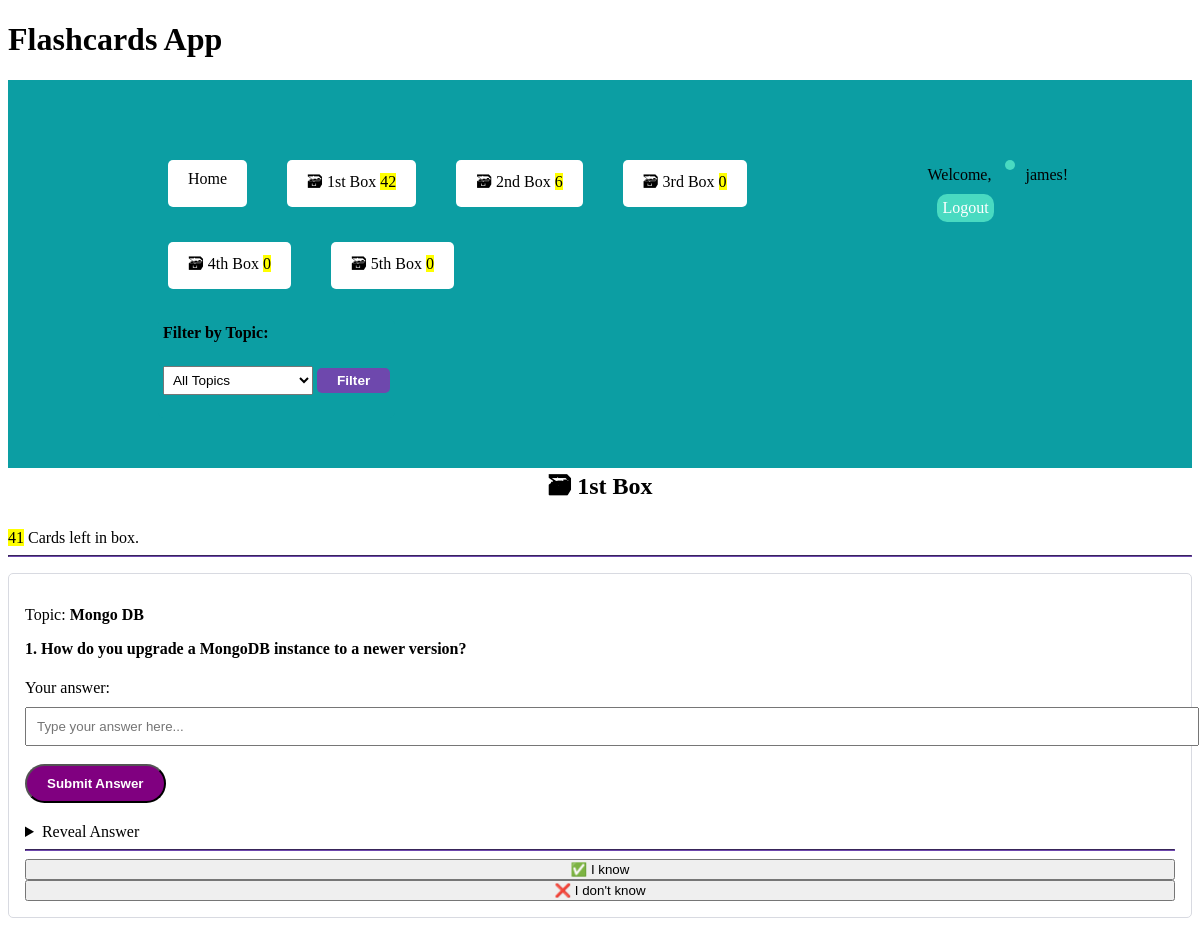
/box/1 (signed in), run on the app's committed database.
### cards/models.py (models this page shows, shortened)
class Card(models.Model):
    question = models.CharField(max_length=100)
    answer = models.CharField(max_length=500)
    box = models.IntegerField(
        choices=zip(BOXES, BOXES),
        default=BOXES[0],
    )
    topic = models.ForeignKey(Topic, on_delete=models.CASCADE)
    date_created = models.DateTimeField(auto_now_add=True)
    user = models.ForeignKey(User, on_delete=models.CASCADE)

class Topic(models.Model):
    name = models.CharField(max_length=100, unique=True)

### cards/views.py (the view, shortened to what this page needs)
class BoxView(CardListView):
    model = Card
    template_name = "cards/box.html"
    form_class = CardCheckForm
    def get_queryset(self):
        self.queryset = Card.objects.filter(box=self.kwargs["box_num"], user=self.request.user)
        topic_id = self.request.GET.get('topic')
        if topic_id:
            self.queryset = self.queryset.filter(topic__id=topic_id)
        return self.queryset
    def get_context_data(self, **kwargs):
        context = super().get_context_data(**kwargs)
        context["box_number"] = self.kwargs["box_num"]  # Current box number
        context["topics"] = Topic.objects.all()
        context['selected_topic'] = self.request.GET.get('topic')
        context['boxes'] = Card.objects.filter(user=self.request.user).values('box').annotate(card_count=Count('id')).order_by('box')
        queryset = self.get_queryset()
        if queryset.exists():
            context["check_card"] = random.choice(queryset)
        return context

### cards/templatetags/cards_tags.py (called while the page is built)
@register.inclusion_tag("cards/box_links.html")
def boxes_as_links():
    boxes = []
    for box_num in BOXES:
        card_count = Card.objects.filter(box=box_num).count()
        boxes.append({
            "number": box_num,
            "card_count": card_count,
        })
    return {"boxes": boxes}

### cards/views.py (called while the page is built)
    def get_context_data(self, **kwargs):
        context = super().get_context_data(**kwargs)
        context['topics'] = Topic.objects.all()  # Pass all topics to the template
        context['selected_topic'] = self.request.GET.get('topic')
        context['boxes'] = Card.objects.values('box').annotate(card_count=Count('id')).order_by('box')
        return context

### cards/templates/cards/box.html
{% extends "base.html" %}
{% load humanize %}
{% block content %}
    <h2>🗃 {{ box_number | ordinal }} Box</h2>
    <mark>{{ object_list | length }}</mark> Card{{ object_list | pluralize }} left in box.
    <hr>
    {% if check_card %}
        {% include "cards/card.html" with card=check_card %}
    {% endif %}
{% endblock content %}

### cards/templates/navigation.html (shortened to what this page needs)
{% load cards_tags %}
<nav>
    <div class="nav-left">
         <div class="boxes-row">
        <a href="{% url 'home' %}">Home</a>
        {% boxes_as_links %}
        </div>
        <div class="dropdown-container">
            <form method="GET" action="">
                <label for="topic"><h4>Filter by Topic:</h4></label>
                <select name="topic" id="topic">
                    <option value="">All Topics</option>
                </select>
                <button type="submit">Filter</button>
            </form>
        </div>
    </div>
    <div class="nav-right">
        <ul>
            {% if user.is_authenticated %}
                <li>Welcome, <a href="{% url 'profile' %}"></a>{{ user.username }}!</a></li>
                <li><a href="{% url 'logout' %}">Logout</a></li>
            {% else %}
                <li><a href="{% url 'login' %}">Login</a></li>
                <li><a href="{% url 'signup' %}">Sign Up</a></li>
            {% endif %}
        </ul>
    </div>
</nav>

### cards/templates/cards/card.html (shortened to what this page needs)
<article>
    <p>Topic: <strong>{{ card.topic.name }}</strong></p>
    <h4>{{ card.question }}</h4>
    {% if not check_card %}
        <p>{{ card.answer }}</p>
        <hr>
        <a href="{% url 'card-update' card.id %}" role="button">
            ✏️ Edit Card
        </a>
    {% else %}
        <form method="post" action="{% url 'submit-answer' card.id %}">
            <label for="user-answer">Your answer:</label><br>
            <input type="text" id="user-answer" name="user_answer" placeholder="Type your answer here..." style="width:100%; padding:10px; margin-top:10px;">
            <br><br>
            <button type="submit">Submit Answer</button>
        </form>
        <details>
            <summary>Reveal Answer</summary>
        </details>
        <hr>
        {% include "cards/card_check_form.html" with solved=True %}
        {% include "cards/card_check_form.html" with solved=False %}
    {% endif %}
</article>

### cards/templates/base.html (style rules this page uses)
a { background-color: #ffffff; color: black; padding: 10px 20px; margin: 10px; text-decoration: none; display: inline-block; border-radius: 5px; }
nav { display: flex; justify-content: space-between; padding: 50px; background-color: #0c9ea3; }
.nav-left { display: flex; flex-direction: column; align-items: flex-start; padding-left: 100px; }
.boxes-row { display: flex; flex-wrap: wrap; gap: 15px; margin-top: 20px; margin-bottom: 20px; }
.nav-left a { margin-right: 15px; text-decoration: none; color: black; }
.dropdown-container { padding: 5px; background-color: #0c9ea3; border-radius: 5px; display: block; width: fit-content; }
.dropdown-container select { padding: 5px; font-size: 0.85rem; width: 150px; }
.dropdown-container button { margin-top: 5px; padding: 5px 20px; font-size: 0.85rem; background-color: #6e48ad; color: rgb(255, 255, 255); border: none; border-radius: 5px; }
.nav-right ul { list-style-type: none; margin: 10px; padding: 10px; }
.nav-right ul li { display: inline; margin-right: 15px; }
.nav-right a { color: white; text-decoration: none; padding: 5px; background-color: #49dac1; border-radius: 10px; }
:root { --accent: #6e48ad; --accent-bg: white; --bg: #fff; --text: #212121; --text-light: #585858; --border: #d8dae1; --code: #d81b60; --preformatted: #444; }
article { background-color: var(--marked); border: 1px solid var(--border); border-radius: 5px; padding: 1em; margin: 1em 0; }
h2 { text-align: center; }
h2, h4 { margin-top: 0; }
hr { background: var(--accent); border-color: var(--accent); }
button, a[role="button"] { color: white; margin-bottom: 20px; background-color: purple; text-decoration: none; padding: 10px 20px; border-radius: 20px; font-weight: bold; }
input, select, textarea { width: 100%; }

### data on the page
Card: topic.name "Mongo DB", question "1. How do you upgrade a MongoDB instance to a newer version?"

### other printed values
{{ box.number | ordinal }} "1st" "2nd" "3rd" "4th" "5th"
{{ box.card_count }} "42" "6" "0" "0" "0"
{{ user.username }} "james"
{{ box_number | ordinal }} "1st"
{{ object_list | length }} "41"
{{ object_list | pluralize }} "s"
